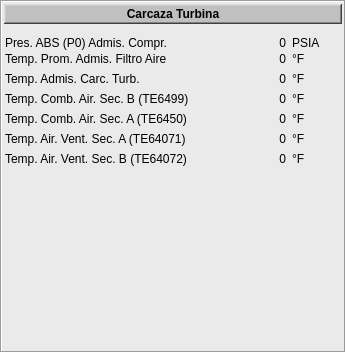
  <widget class="QFrame" name="frame_8">
   <property name="geometry">
    <rect>
     <x>679</x>
     <y>0</y>
     <width>346</width>
     <height>353</height>
    </rect>
   </property>
   <property name="font">
    <font>
     <pointsize>9</pointsize>
    </font>
   </property>
   <property name="styleSheet">
    <string notr="true">background-color: rgb(234, 234, 234);
</string>
   </property>
   <property name="frameShape">
    <enum>QFrame::Box</enum>
   </property>
   <property name="frameShadow">
    <enum>QFrame::Sunken</enum>
   </property>
   <widget class="QFrame" name="frame_9">
    <property name="geometry">
     <rect>
      <x>4</x>
      <y>4</y>
      <width>338</width>
      <height>20</height>
     </rect>
    </property>
    <property name="font">
     <font>
      <pointsize>9</pointsize>
     </font>
    </property>
    <property name="styleSheet">
     <string notr="true">background-color: rgb(192, 192, 192);</string>
    </property>
    <property name="frameShape">
     <enum>QFrame::WinPanel</enum>
    </property>
    <property name="frameShadow">
     <enum>QFrame::Raised</enum>
    </property>
    <property name="lineWidth">
     <number>2</number>
    </property>
    <widget class="QLabel" name="label_12">
     <property name="geometry">
      <rect>
       <x>2</x>
       <y>2</y>
       <width>334</width>
       <height>16</height>
      </rect>
     </property>
     <property name="font">
      <font>
       <pointsize>9</pointsize>
       <weight>75</weight>
       <bold>true</bold>
      </font>
     </property>
     <property name="text">
      <string>Carcaza Turbina</string>
     </property>
     <property name="alignment">
      <set>Qt::AlignCenter</set>
     </property>
    </widget>
   </widget>
   <widget class="QLabel" name="lbST_Descr_38">
    <property name="geometry">
     <rect>
      <x>5</x>
      <y>34</y>
      <width>225</width>
      <height>18</height>
     </rect>
    </property>
    <property name="font">
     <font>
      <pointsize>9</pointsize>
     </font>
    </property>
    <property name="layoutDirection">
     <enum>Qt::LeftToRight</enum>
    </property>
    <property name="text">
     <string>Pres. ABS (P0) Admis. Compr.</string>
    </property>
    <property name="alignment">
     <set>Qt::AlignLeading|Qt::AlignLeft|Qt::AlignVCenter</set>
    </property>
   </widget>
   <widget class="QLabel" name="lbCT_Lect_PABSAC">
    <property name="geometry">
     <rect>
      <x>236</x>
      <y>34</y>
      <width>50</width>
      <height>18</height>
     </rect>
    </property>
    <property name="font">
     <font>
      <pointsize>9</pointsize>
     </font>
    </property>
    <property name="layoutDirection">
     <enum>Qt::LeftToRight</enum>
    </property>
    <property name="text">
     <string>0</string>
    </property>
    <property name="alignment">
     <set>Qt::AlignRight|Qt::AlignTrailing|Qt::AlignVCenter</set>
    </property>
   </widget>
   <widget class="QLabel" name="lbCT_Unit_PABSAC">
    <property name="geometry">
     <rect>
      <x>292</x>
      <y>32</y>
      <width>40</width>
      <height>22</height>
     </rect>
    </property>
    <property name="font">
     <font>
      <pointsize>9</pointsize>
     </font>
    </property>
    <property name="layoutDirection">
     <enum>Qt::LeftToRight</enum>
    </property>
    <property name="text">
     <string>PSIA</string>
    </property>
    <property name="alignment">
     <set>Qt::AlignLeading|Qt::AlignLeft|Qt::AlignVCenter</set>
    </property>
   </widget>
   <widget class="QLabel" name="lbST_Descr_39">
    <property name="geometry">
     <rect>
      <x>5</x>
      <y>50</y>
      <width>225</width>
      <height>18</height>
     </rect>
    </property>
    <property name="font">
     <font>
      <pointsize>9</pointsize>
     </font>
    </property>
    <property name="layoutDirection">
     <enum>Qt::LeftToRight</enum>
    </property>
    <property name="text">
     <string>Temp. Prom. Admis. Filtro Aire</string>
    </property>
    <property name="alignment">
     <set>Qt::AlignLeading|Qt::AlignLeft|Qt::AlignVCenter</set>
    </property>
   </widget>
   <widget class="QLabel" name="lbCT_Lect_TPAFA">
    <property name="geometry">
     <rect>
      <x>236</x>
      <y>50</y>
      <width>50</width>
      <height>18</height>
     </rect>
    </property>
    <property name="font">
     <font>
      <pointsize>9</pointsize>
     </font>
    </property>
    <property name="layoutDirection">
     <enum>Qt::LeftToRight</enum>
    </property>
    <property name="text">
     <string>0</string>
    </property>
    <property name="alignment">
     <set>Qt::AlignRight|Qt::AlignTrailing|Qt::AlignVCenter</set>
    </property>
   </widget>
   <widget class="QLabel" name="lbCT_Unit_TPAFA">
    <property name="geometry">
     <rect>
      <x>292</x>
      <y>50</y>
      <width>40</width>
      <height>18</height>
     </rect>
    </property>
    <property name="font">
     <font>
      <pointsize>9</pointsize>
     </font>
    </property>
    <property name="layoutDirection">
     <enum>Qt::LeftToRight</enum>
    </property>
    <property name="text">
     <string>°F</string>
    </property>
    <property name="alignment">
     <set>Qt::AlignLeading|Qt::AlignLeft|Qt::AlignVCenter</set>
    </property>
   </widget>
   <widget class="QLabel" name="lbST_Descr_40">
    <property name="geometry">
     <rect>
      <x>5</x>
      <y>70</y>
      <width>225</width>
      <height>18</height>
     </rect>
    </property>
    <property name="font">
     <font>
      <pointsize>9</pointsize>
     </font>
    </property>
    <property name="layoutDirection">
     <enum>Qt::LeftToRight</enum>
    </property>
    <property name="text">
     <string>Temp. Admis. Carc. Turb.</string>
    </property>
    <property name="alignment">
     <set>Qt::AlignLeading|Qt::AlignLeft|Qt::AlignVCenter</set>
    </property>
   </widget>
   <widget class="QLabel" name="lbCT_Lect_TACT">
    <property name="geometry">
     <rect>
      <x>236</x>
      <y>70</y>
      <width>50</width>
      <height>18</height>
     </rect>
    </property>
    <property name="font">
     <font>
      <pointsize>9</pointsize>
     </font>
    </property>
    <property name="layoutDirection">
     <enum>Qt::LeftToRight</enum>
    </property>
    <property name="text">
     <string>0</string>
    </property>
    <property name="alignment">
     <set>Qt::AlignRight|Qt::AlignTrailing|Qt::AlignVCenter</set>
    </property>
   </widget>
   <widget class="QLabel" name="lbCT_Unit_TACT">
    <property name="geometry">
     <rect>
      <x>292</x>
      <y>70</y>
      <width>40</width>
      <height>18</height>
     </rect>
    </property>
    <property name="font">
     <font>
      <pointsize>9</pointsize>
     </font>
    </property>
    <property name="layoutDirection">
     <enum>Qt::LeftToRight</enum>
    </property>
    <property name="text">
     <string>°F</string>
    </property>
    <property name="alignment">
     <set>Qt::AlignLeading|Qt::AlignLeft|Qt::AlignVCenter</set>
    </property>
   </widget>
   <widget class="QLabel" name="lbST_Descr_41">
    <property name="geometry">
     <rect>
      <x>5</x>
      <y>90</y>
      <width>225</width>
      <height>18</height>
     </rect>
    </property>
    <property name="font">
     <font>
      <pointsize>9</pointsize>
     </font>
    </property>
    <property name="layoutDirection">
     <enum>Qt::LeftToRight</enum>
    </property>
    <property name="text">
     <string>Temp. Comb. Air. Sec. B (TE6499)</string>
    </property>
    <property name="alignment">
     <set>Qt::AlignLeading|Qt::AlignLeft|Qt::AlignVCenter</set>
    </property>
   </widget>
   <widget class="QLabel" name="lbCT_Lect_TE6499">
    <property name="geometry">
     <rect>
      <x>236</x>
      <y>90</y>
      <width>50</width>
      <height>18</height>
     </rect>
    </property>
    <property name="font">
     <font>
      <pointsize>9</pointsize>
     </font>
    </property>
    <property name="layoutDirection">
     <enum>Qt::LeftToRight</enum>
    </property>
    <property name="text">
     <string>0</string>
    </property>
    <property name="alignment">
     <set>Qt::AlignRight|Qt::AlignTrailing|Qt::AlignVCenter</set>
    </property>
   </widget>
   <widget class="QLabel" name="lbCT_Unit_TE6499">
    <property name="geometry">
     <rect>
      <x>292</x>
      <y>90</y>
      <width>40</width>
      <height>18</height>
     </rect>
    </property>
    <property name="font">
     <font>
      <pointsize>9</pointsize>
     </font>
    </property>
    <property name="layoutDirection">
     <enum>Qt::LeftToRight</enum>
    </property>
    <property name="text">
     <string>°F</string>
    </property>
    <property name="alignment">
     <set>Qt::AlignLeading|Qt::AlignLeft|Qt::AlignVCenter</set>
    </property>
   </widget>
   <widget class="QLabel" name="lbST_Descr_42">
    <property name="geometry">
     <rect>
      <x>5</x>
      <y>110</y>
      <width>225</width>
      <height>18</height>
     </rect>
    </property>
    <property name="font">
     <font>
      <pointsize>9</pointsize>
     </font>
    </property>
    <property name="layoutDirection">
     <enum>Qt::LeftToRight</enum>
    </property>
    <property name="text">
     <string>Temp. Comb. Air. Sec. A (TE6450)</string>
    </property>
    <property name="alignment">
     <set>Qt::AlignLeading|Qt::AlignLeft|Qt::AlignVCenter</set>
    </property>
   </widget>
   <widget class="QLabel" name="lbCT_Lect_TE6450">
    <property name="geometry">
     <rect>
      <x>236</x>
      <y>110</y>
      <width>50</width>
      <height>18</height>
     </rect>
    </property>
    <property name="font">
     <font>
      <pointsize>9</pointsize>
     </font>
    </property>
    <property name="layoutDirection">
     <enum>Qt::LeftToRight</enum>
    </property>
    <property name="text">
     <string>0</string>
    </property>
    <property name="alignment">
     <set>Qt::AlignRight|Qt::AlignTrailing|Qt::AlignVCenter</set>
    </property>
   </widget>
   <widget class="QLabel" name="lbCT_Unit_TE6450">
    <property name="geometry">
     <rect>
      <x>292</x>
      <y>110</y>
      <width>40</width>
      <height>18</height>
     </rect>
    </property>
    <property name="font">
     <font>
      <pointsize>9</pointsize>
     </font>
    </property>
    <property name="layoutDirection">
     <enum>Qt::LeftToRight</enum>
    </property>
    <property name="text">
     <string>°F</string>
    </property>
    <property name="alignment">
     <set>Qt::AlignLeading|Qt::AlignLeft|Qt::AlignVCenter</set>
    </property>
   </widget>
   <widget class="QLabel" name="lbST_Descr_43">
    <property name="geometry">
     <rect>
      <x>5</x>
      <y>130</y>
      <width>225</width>
      <height>18</height>
     </rect>
    </property>
    <property name="font">
     <font>
      <pointsize>9</pointsize>
     </font>
    </property>
    <property name="layoutDirection">
     <enum>Qt::LeftToRight</enum>
    </property>
    <property name="text">
     <string>Temp. Air. Vent. Sec. A (TE64071)</string>
    </property>
    <property name="alignment">
     <set>Qt::AlignLeading|Qt::AlignLeft|Qt::AlignVCenter</set>
    </property>
   </widget>
   <widget class="QLabel" name="lbCT_Lect_TE64071">
    <property name="geometry">
     <rect>
      <x>236</x>
      <y>130</y>
      <width>50</width>
      <height>18</height>
     </rect>
    </property>
    <property name="font">
     <font>
      <pointsize>9</pointsize>
     </font>
    </property>
    <property name="layoutDirection">
     <enum>Qt::LeftToRight</enum>
    </property>
    <property name="text">
     <string>0</string>
    </property>
    <property name="alignment">
     <set>Qt::AlignRight|Qt::AlignTrailing|Qt::AlignVCenter</set>
    </property>
   </widget>
   <widget class="QLabel" name="lbCT_Unit_TE64071">
    <property name="geometry">
     <rect>
      <x>292</x>
      <y>130</y>
      <width>40</width>
      <height>18</height>
     </rect>
    </property>
    <property name="font">
     <font>
      <pointsize>9</pointsize>
     </font>
    </property>
    <property name="layoutDirection">
     <enum>Qt::LeftToRight</enum>
    </property>
    <property name="text">
     <string>°F</string>
    </property>
    <property name="alignment">
     <set>Qt::AlignLeading|Qt::AlignLeft|Qt::AlignVCenter</set>
    </property>
   </widget>
   <widget class="QLabel" name="lbST_Descr_44">
    <property name="geometry">
     <rect>
      <x>5</x>
      <y>150</y>
      <width>225</width>
      <height>18</height>
     </rect>
    </property>
    <property name="font">
     <font>
      <pointsize>9</pointsize>
     </font>
    </property>
    <property name="layoutDirection">
     <enum>Qt::LeftToRight</enum>
    </property>
    <property name="text">
     <string>Temp. Air. Vent. Sec. B (TE64072)</string>
    </property>
    <property name="alignment">
     <set>Qt::AlignLeading|Qt::AlignLeft|Qt::AlignVCenter</set>
    </property>
   </widget>
   <widget class="QLabel" name="lbCT_Lect_TE64072">
    <property name="geometry">
     <rect>
      <x>236</x>
      <y>150</y>
      <width>50</width>
      <height>18</height>
     </rect>
    </property>
    <property name="font">
     <font>
      <pointsize>9</pointsize>
     </font>
    </property>
    <property name="layoutDirection">
     <enum>Qt::LeftToRight</enum>
    </property>
    <property name="text">
     <string>0</string>
    </property>
    <property name="alignment">
     <set>Qt::AlignRight|Qt::AlignTrailing|Qt::AlignVCenter</set>
    </property>
   </widget>
   <widget class="QLabel" name="lbCT_Unit_TE64072">
    <property name="geometry">
     <rect>
      <x>292</x>
      <y>150</y>
      <width>40</width>
      <height>18</height>
     </rect>
    </property>
    <property name="font">
     <font>
      <pointsize>9</pointsize>
     </font>
    </property>
    <property name="layoutDirection">
     <enum>Qt::LeftToRight</enum>
    </property>
    <property name="text">
     <string>°F</string>
    </property>
    <property name="alignment">
     <set>Qt::AlignLeading|Qt::AlignLeft|Qt::AlignVCenter</set>
    </property>
   </widget>
  </widget>
